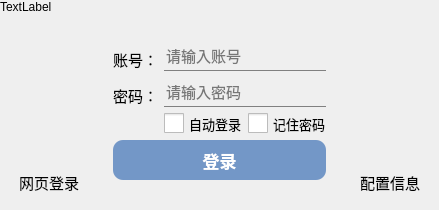
<?xml version="1.0" encoding="UTF-8"?>
<ui version="4.0">
 <class>LoginForm</class>
 <widget class="QWidget" name="LoginForm">
  <property name="geometry">
   <rect>
    <x>0</x>
    <y>0</y>
    <width>427</width>
    <height>207</height>
   </rect>
  </property>
  <property name="minimumSize">
   <size>
    <width>0</width>
    <height>0</height>
   </size>
  </property>
  <property name="maximumSize">
   <size>
    <width>1000</width>
    <height>1000</height>
   </size>
  </property>
  <property name="windowTitle">
   <string>RSAS登录</string>
  </property>
  <layout class="QVBoxLayout" name="verticalLayout" stretch="5,5">
   <property name="spacing">
    <number>0</number>
   </property>
   <property name="leftMargin">
    <number>0</number>
   </property>
   <property name="topMargin">
    <number>0</number>
   </property>
   <property name="rightMargin">
    <number>0</number>
   </property>
   <property name="bottomMargin">
    <number>0</number>
   </property>
   <item>
    <widget class="QWidget" name="widget" native="true">
     <property name="styleSheet">
      <string notr="true">QWidget#widget_top{
border-image:url(:/md7699.png);
border-top-left-radius:2px;
border-top-right-radius:2px;
}</string>
     </property>
     <layout class="QHBoxLayout" name="horizontalLayout_2">
      <property name="spacing">
       <number>0</number>
      </property>
      <property name="leftMargin">
       <number>0</number>
      </property>
      <property name="topMargin">
       <number>0</number>
      </property>
      <property name="rightMargin">
       <number>0</number>
      </property>
      <property name="bottomMargin">
       <number>0</number>
      </property>
      <item>
       <widget class="QLabel" name="login_top_bg_label">
        <property name="styleSheet">
         <string notr="true"/>
        </property>
        <property name="text">
         <string>TextLabel</string>
        </property>
       </widget>
      </item>
     </layout>
    </widget>
   </item>
   <item>
    <widget class="QWidget" name="widget_2" native="true">
     <property name="styleSheet">
      <string notr="true"/>
     </property>
     <layout class="QHBoxLayout" name="horizontalLayout" stretch="2,6,2">
      <property name="bottomMargin">
       <number>12</number>
      </property>
      <item alignment="Qt::AlignBottom">
       <widget class="QPushButton" name="url_pushButton">
        <property name="sizePolicy">
         <sizepolicy hsizetype="Minimum" vsizetype="Preferred">
          <horstretch>0</horstretch>
          <verstretch>0</verstretch>
         </sizepolicy>
        </property>
        <property name="font">
         <font>
          <family>幼圆</family>
          <pointsize>11</pointsize>
         </font>
        </property>
        <property name="text">
         <string>网页登录</string>
        </property>
        <property name="flat">
         <bool>true</bool>
        </property>
       </widget>
      </item>
      <item>
       <widget class="QWidget" name="widget_3" native="true">
        <property name="styleSheet">
         <string notr="true"/>
        </property>
        <layout class="QVBoxLayout" name="verticalLayout_2" stretch="7">
         <item>
          <widget class="QWidget" name="widget_4" native="true">
           <property name="minimumSize">
            <size>
             <width>0</width>
             <height>0</height>
            </size>
           </property>
           <layout class="QGridLayout" name="gridLayout_2">
            <property name="bottomMargin">
             <number>9</number>
            </property>
            <item row="0" column="1" colspan="2">
             <widget class="QLineEdit" name="username_lineEdit">
              <property name="minimumSize">
               <size>
                <width>0</width>
                <height>30</height>
               </size>
              </property>
              <property name="font">
               <font>
                <family>微软雅黑</family>
                <pointsize>11</pointsize>
               </font>
              </property>
              <property name="styleSheet">
               <string notr="true">QLineEdit{
background:Transparent;
border-width:1px;
border-radius:0px;
font-size:11pt;
color:black;
border-bottom:1px solid gray;
}
QLineEdit:hover{
border-width:1px;
border-radius:0px;
font-size:11pt;
color:black;
border-bottom:1px solid rgb(70,200,50);
}</string>
              </property>
              <property name="placeholderText">
               <string>请输入账号</string>
              </property>
             </widget>
            </item>
            <item row="2" column="1" colspan="2">
             <widget class="QLineEdit" name="passwd_lineEdit">
              <property name="minimumSize">
               <size>
                <width>0</width>
                <height>30</height>
               </size>
              </property>
              <property name="font">
               <font>
                <family>微软雅黑</family>
                <pointsize>11</pointsize>
               </font>
              </property>
              <property name="styleSheet">
               <string notr="true">QLineEdit{
background:Transparent;
border-width:1px;
border-radius:0px;
font-size:11pt;
color:black;
border-bottom:1px solid gray;
}
QLineEdit:hover{
border-width:1px;
border-radius:0px;
font-size:11pt;
color:black;
border-bottom:1px solid rgb(70,200,50);
}</string>
              </property>
              <property name="echoMode">
               <enum>QLineEdit::Password</enum>
              </property>
              <property name="placeholderText">
               <string>请输入密码</string>
              </property>
             </widget>
            </item>
            <item row="3" column="2">
             <widget class="QCheckBox" name="remember_passwd_checkBox">
              <property name="sizePolicy">
               <sizepolicy hsizetype="Preferred" vsizetype="Preferred">
                <horstretch>0</horstretch>
                <verstretch>0</verstretch>
               </sizepolicy>
              </property>
              <property name="minimumSize">
               <size>
                <width>0</width>
                <height>0</height>
               </size>
              </property>
              <property name="font">
               <font>
                <family>微软雅黑</family>
                <pointsize>10</pointsize>
               </font>
              </property>
              <property name="styleSheet">
               <string notr="true">QCheckBox {
    spacing: 5px;
}

QCheckBox::indicator {
    width: 20px;
    height: 20px;
}</string>
              </property>
              <property name="text">
               <string>记住密码</string>
              </property>
              <property name="iconSize">
               <size>
                <width>16</width>
                <height>16</height>
               </size>
              </property>
             </widget>
            </item>
            <item row="4" column="0" colspan="3">
             <widget class="QPushButton" name="login_pushButton">
              <property name="enabled">
               <bool>true</bool>
              </property>
              <property name="sizePolicy">
               <sizepolicy hsizetype="Minimum" vsizetype="Preferred">
                <horstretch>0</horstretch>
                <verstretch>0</verstretch>
               </sizepolicy>
              </property>
              <property name="minimumSize">
               <size>
                <width>0</width>
                <height>40</height>
               </size>
              </property>
              <property name="maximumSize">
               <size>
                <width>16777215</width>
                <height>50</height>
               </size>
              </property>
              <property name="font">
               <font>
                <family>微软雅黑</family>
                <pointsize>13</pointsize>
                <weight>75</weight>
                <bold>true</bold>
               </font>
              </property>
              <property name="styleSheet">
               <string notr="true">QPushButton {
	background-color: rgba(84,129,189, 0.8);
	border-radius: 10px;
	color: white;
	spacing: 500px;
}
QPushButton:hover {
	background-color: rgb(85, 170, 255);
}
QPushButton:pressed {
	background-color: rgb(85,85,255);
}
</string>
              </property>
              <property name="text">
               <string>登录</string>
              </property>
             </widget>
            </item>
            <item row="2" column="0" alignment="Qt::AlignBottom">
             <widget class="QLabel" name="label_2">
              <property name="font">
               <font>
                <family>微软雅黑</family>
                <pointsize>11</pointsize>
               </font>
              </property>
              <property name="text">
               <string>密码：</string>
              </property>
             </widget>
            </item>
            <item row="3" column="0">
             <spacer name="horizontalSpacer">
              <property name="orientation">
               <enum>Qt::Horizontal</enum>
              </property>
              <property name="sizeHint" stdset="0">
               <size>
                <width>40</width>
                <height>20</height>
               </size>
              </property>
             </spacer>
            </item>
            <item row="0" column="0" alignment="Qt::AlignBottom">
             <widget class="QLabel" name="label">
              <property name="font">
               <font>
                <family>微软雅黑</family>
                <pointsize>11</pointsize>
               </font>
              </property>
              <property name="text">
               <string>账号：</string>
              </property>
             </widget>
            </item>
            <item row="3" column="1">
             <widget class="QCheckBox" name="Auto_login_checkBox">
              <property name="sizePolicy">
               <sizepolicy hsizetype="Preferred" vsizetype="Preferred">
                <horstretch>0</horstretch>
                <verstretch>0</verstretch>
               </sizepolicy>
              </property>
              <property name="minimumSize">
               <size>
                <width>0</width>
                <height>0</height>
               </size>
              </property>
              <property name="font">
               <font>
                <family>微软雅黑</family>
                <pointsize>10</pointsize>
               </font>
              </property>
              <property name="styleSheet">
               <string notr="true">QCheckBox {
    spacing: 5px;
}

QCheckBox::indicator {
    width: 20px;
    height: 20px;
}</string>
              </property>
              <property name="text">
               <string>自动登录</string>
              </property>
             </widget>
            </item>
           </layout>
          </widget>
         </item>
        </layout>
       </widget>
      </item>
      <item alignment="Qt::AlignBottom">
       <widget class="QPushButton" name="config_pushButton">
        <property name="sizePolicy">
         <sizepolicy hsizetype="Minimum" vsizetype="Preferred">
          <horstretch>0</horstretch>
          <verstretch>0</verstretch>
         </sizepolicy>
        </property>
        <property name="font">
         <font>
          <family>幼圆</family>
          <pointsize>11</pointsize>
         </font>
        </property>
        <property name="text">
         <string>配置信息</string>
        </property>
        <property name="flat">
         <bool>true</bool>
        </property>
       </widget>
      </item>
     </layout>
    </widget>
   </item>
  </layout>
 </widget>
 <resources/>
 <connections>
  <connection>
   <sender>url_pushButton</sender>
   <signal>clicked()</signal>
   <receiver>LoginForm</receiver>
   <slot>open_url_link()</slot>
   <hints>
    <hint type="sourcelabel">
     <x>63</x>
     <y>194</y>
    </hint>
    <hint type="destinationlabel">
     <x>-39</x>
     <y>306</y>
    </hint>
   </hints>
  </connection>
  <connection>
   <sender>login_pushButton</sender>
   <signal>clicked()</signal>
   <receiver>LoginForm</receiver>
   <slot>ckeck_login()</slot>
   <hints>
    <hint type="sourcelabel">
     <x>318</x>
     <y>176</y>
    </hint>
    <hint type="destinationlabel">
     <x>538</x>
     <y>301</y>
    </hint>
   </hints>
  </connection>
  <connection>
   <sender>config_pushButton</sender>
   <signal>clicked()</signal>
   <receiver>LoginForm</receiver>
   <slot>open_config_pane()</slot>
   <hints>
    <hint type="sourcelabel">
     <x>417</x>
     <y>194</y>
    </hint>
    <hint type="destinationlabel">
     <x>517</x>
     <y>306</y>
    </hint>
   </hints>
  </connection>
  <connection>
   <sender>Auto_login_checkBox</sender>
   <signal>clicked(bool)</signal>
   <receiver>LoginForm</receiver>
   <slot>auto_login()</slot>
   <hints>
    <hint type="sourcelabel">
     <x>197</x>
     <y>119</y>
    </hint>
    <hint type="destinationlabel">
     <x>-71</x>
     <y>123</y>
    </hint>
   </hints>
  </connection>
  <connection>
   <sender>remember_passwd_checkBox</sender>
   <signal>clicked(bool)</signal>
   <receiver>LoginForm</receiver>
   <slot>remember_pwd()</slot>
   <hints>
    <hint type="sourcelabel">
     <x>286</x>
     <y>121</y>
    </hint>
    <hint type="destinationlabel">
     <x>484</x>
     <y>121</y>
    </hint>
   </hints>
  </connection>
 </connections>
 <slots>
  <slot>open_url_link()</slot>
  <slot>enable_login_btn()</slot>
  <slot>ckeck_login()</slot>
  <slot>auto_login()</slot>
  <slot>remember_pwd()</slot>
  <slot>open_config_pane()</slot>
 </slots>
</ui>
